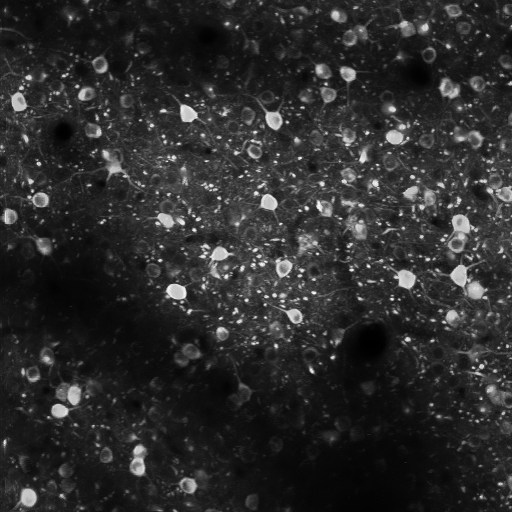
%> input picture solvers_2D/data/calcium_img.png, 512 x 512 px
$ octave test_2D.m   (GNU Octave 9; MATLAB toolbox functions it lacks are replaced by stand-ins)
%> lines starting %> are read from the running program, lines starting %| are printed output that depends on the picture
### solvers_2D/algorithm/iADM_2D.m
% Implementation of Alternating Desecent Method (ADM) in the paper
% ``Short-and-Sparse Deconvolution -- A Geometric Approach''
% Yenson Lau*, Qing Qu*, Han-Wen Kuo, Pengcheng Zhou, Yuqian Zhang, and John Wright
% (* denote equal contribution)
%
% We solve the short-and-sparse convolutional dictionary learning problem
% in 2D with multiple samples Y_i of the same kernels jointly
% Y_i = sum_{k=1}^K A0k conv X0ik + bi * 1 + Ni,   (i = 1,...,T)
% with both A0k and X0ik unknown 2D signal, bi is a constant bias, Ni is noise
%
% The algorithms solve the following 1D optimization problem
% min F(A,X) = 0.5 * sum_i ||Yi - sum_{k=1}^K Ak conv Xik||_2^2 + lambda * sum ||Xik||_1
% s.t. ||Ak||_F = 1, k = 1,...,K
% A = {A1,A2,...,AK}, Xi = {Xi1,Xi2,...,XiK}
% via accelerated alternating gradient descent:
%
% 1. Fix A, and take a proximal gradient on X with momentum
% 2. Fix X, and take a Riemannian gradient on A with momentum
%
% Code written by Qing Qu
%%%%%%%%%%%%%%%%%%%%%%%%%%%%%%%%%%%%%%%%%%%%%%%%%%%%%%%%%%%%%%%%%%%%%%%%%%%%%%%

function [A, X, b, Psi_val, psi_val] = iADM_2D(Y, opts)

[m(1), m(2), T] = size(Y);
[n(1), n(2), K] = size(opts.A_init);

lambda = opts.lambda .* opts.W;


% initialization of A, X, b, t
A = opts.A_init; A_old = A;
X = opts.X_init; X_old = X;
b = opts.b_init;
t = 1; % initialize the stepsize

% record function values
Psi_val = []; psi_val = [];

for iter = 1:opts.MaxIter

    %% Given A fixed, take a descent step on X via proximal gradient descent
    Bias = zeros([m,T]);
    beta = (iter - 1) / (iter+2);
%     beta = 0.9;

    X_hat = X + beta*(X - X_old);

    for k = 1:T
        Bias(:, :, k) = ones(m)*b(k);
    end

    Y_b = Y - Bias; % remove the bias from Y
    opts_f.isgrad = true; opts_f.case = 'isgrad_X';
    [psi_X, grad_psi_X] = f_quad(Y, A, X_hat, opts_f);

    Psi_X = psi_X + g_val( X_hat, lambda, opts);

    % backtracking for update X and update stepsize t
    X_old = X;
    [X, t] = backtracking_2D( Y_b, A, X_hat, psi_X, grad_psi_X, lambda, t, opts);

    %% Given X fixed, take a Riemannian gradient step on A

    % take a Riemannian gradient step on A

    D = A - A_old;

    A_hat = Retract2D(A, D, beta*ones(K,1) );

    opts_f.isgrad = true; opts_f.case = 'isgrad_A';
    [psi_A, grad_psi_A] = f_quad(Y, A_hat, X, opts_f);
    Psi_A = psi_A + g_val( X, lambda, opts);
    % line-search for tau
    [A, tau] = linesearch_2D( Y_b, A_hat, X, psi_A, grad_psi_A, opts);

    A_old = A;

    %% Given A, X fixed, update the bias b
    opts_f.isgrad = false;
    [psi, ~, Y_hat] = f_quad(Y, A, X, opts_f);
    Psi = psi + g_val( X, lambda, opts);

    if(opts.isbias)
        b = mean(reshape(Y - Y_hat, m(1)*m(2),T))';
    end

    %% update results and check for stopping criteria

    Psi_val = [ Psi_val; Psi];
    psi_val = [ psi_val; psi];

    if(opts.isdisplay)
        fprintf('Running the %d-th simulation, Psi_X = %f, Psi_A = %f...\n', iter, Psi_X, Psi_A);
    end
    % check stopping criteria
    diff_A = norm(A(:) - A_old(:));
    diff_X = norm(X(:) - X_old(:));

    if( diff_A  <= opts.tol && diff_X <= opts.tol )
        break;
    end


end

end

### solvers_2D/test_2D.m
clc;close all;clear all;
addpath(genpath(pwd));

% demonstration of the proposed nonconvex optimization methods for 2D data
% in the paper
% ``Short-and-Sparse Deconvolution -- A Geometric Approach''
% Yenson Lau*, Qing Qu*, Han-Wen Kuo, Pengcheng Zhou, Yuqian Zhang, and John Wright
% (* denote equal contribution)
%
% We solve the short-and-sparse convolutional dictionary learning (CDL) problem
% Y_i = sum_{k=1}^K A0k conv X0ik + bi * 1 + Ni, (i = 1,...,T)
% with both A0k and X0ik unknown, bi is a constant bias, Ni is noise
%
% The algorithms solve the following 2D optimization problem
% min F(A,X) = 0.5 * sum_i ||Yi - sum_{k=1}^K Ak conv Xik||_2^2 + lambda * sum||Xik||_1
% s.t. ||Ak||_F = 1, k = 1,...,K
% A = {A1,A2,...,AK}, Xi = {Xi1,Xi2,...,XiK}
%
% Demonstration of the proposed Alternating desecent method (ADM), inertial ADM (iADM),
% homotopy acceleration and reweighting method
%
% The test is performed on a 2D two photon Calcium image obtained from
% Allen Institute website: http://observatory.brain-map.org/visualcoding/search/overview
%
% Code written by Qing Qu
%
%%%%%%%%%%%%%%%%%%%%%%%%%%%%%%%%%%%%%%%%%%%%%%%%%%%%%%%%%%%%%%%%%%%%%%%%%%%%%%%

% platform for simulation of Convolutionoal dictionary learning problem

% read data
Y = double(imread('calcium_img.png'));
%> Y: size 512x512 double; min 0, max 255, mean 44.3; mean of the top-left, top-right, bottom-left and bottom-right quarters 47.1, 57.6, 34.9, 37.6
Y = Y ./ max(Y(:));


m = [512,512];                        % size of the image
n = [20,20];                          % size of the kernel
K = 2;                                % number of kernels/atoms
T = 1;                                % number of images/samples


%% Set up parameters for algorithms solving CDL problem

% setting parameters
opts.tol = 1e-4;                        % tolerance parameter for convergence
opts.lambda = 1e-1;                     % sparsity regularization parameter
opts.isnonnegative_X = true;            % recover a nonnegative activation map
opts.isnonnegative_A = false;           % recover nonnegative kernels
opts.isbias = true;                     % recover a constant bias
opts.hard_thres = false;                % parameter to set hard thresholding
opts.MaxIter = 1e3;                     % iterations and updates
opts.isupperbound = false;              % decision if set upper bound on X
opts.MaxIter_reweight = 10;             % number of max iteration for reweighting
opts.isdisplay = true;                  % whether display intermediate result
opts.prox = 'l1';                       % choose penalization function

alg_type = 'iadm'; % choose the algorithm type 'adm','iadm',...
%'homotopy-adm','homotopy-iadm','reweighting-adm','reweighting-iadm'

%% initialization

% initialization for A
opts.A_init = zeros([3*n,K]);
for k = 1:K
    ind_1 = randi( m(1)-n(1));
    ind_2 = randi( m(2)-n(2));
    tmp   = Y(ind_1:ind_1+n(1)-1, ind_2:ind_2+n(2)-1);
    tmp = tmp / norm(tmp(:));
    opts.A_init(n(1)+1:2*n(1), n(2)+1:2*n(2),k) = tmp;
end
%> this loop made 2 passes
%> pass 1, `tmp   = Y(ind_1:ind_1+n(1)-1, ind_2:ind_2+n(2)-1);`:
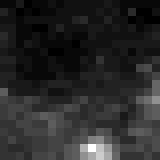
%> tmp: size 20x20 double (shown 8 times larger); min 0.0431, max 0.161, mean 0.062; drawn with min black and max white
%> pass 2, `tmp   = Y(ind_1:ind_1+n(1)-1, ind_2:ind_2+n(2)-1);`:
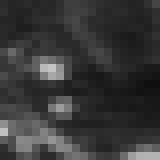
%> tmp: size 20x20 double (shown 8 times larger); min 0.0588, max 0.773, mean 0.219
%> pass 2, `tmp = tmp / norm(tmp(:));`:
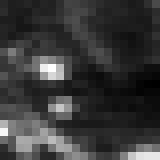
%> tmp: size 20x20 double (shown 8 times larger); min 0.0116, max 0.153, mean 0.0433; drawn with min black and max white
%> after the loop, opts = {tol 0.0001, lambda 0.1, isnonnegative_X true, isnonnegative_A false, isbias true, hard_thres false}

% initialization for X, b, W
opts.X_init = zeros([m,K,T]);
opts.b_init = mean(reshape(Y,m(1)*m(2),T),1)';
%> opts.b_init = 0.174
opts.W = ones([m,K,T]);

%% solve the 2D CDL problem using one of the algorithms below

switch lower(alg_type)
    case 'adm'
        [A, X] = ADM_2D( Y, opts);
    case 'iadm'
        [A, X] = iADM_2D( Y, opts);
%> in iADM_2D, `[n(1), n(2), K] = size(opts.A_init);`: K = 2
%> in iADM_2D, `b = opts.b_init;`: b = 0.174
%> the loop in iADM_2D, `for iter = 1:opts.MaxIter` made 1 pass
%> (beta, opts_f.isgrad, opts_f.case) on pass 1: (0, true, 'isgrad_X')
%> the run ends on the next line
